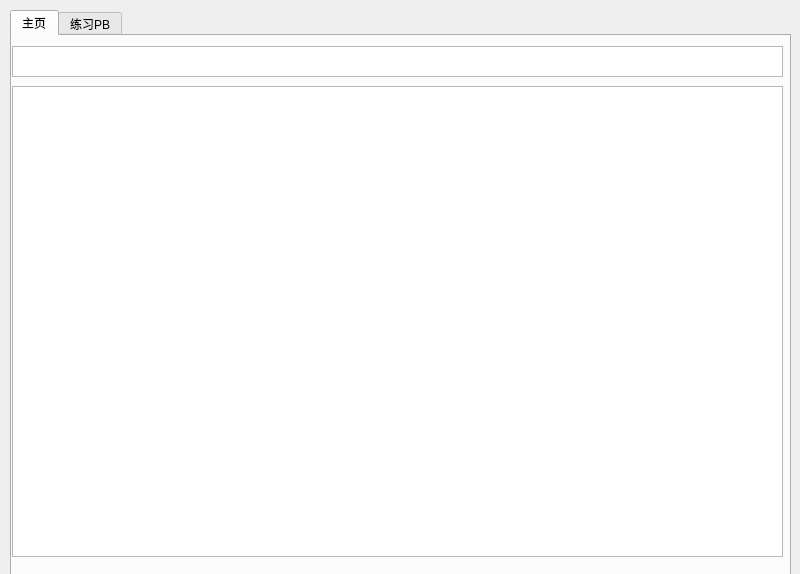
<?xml version="1.0" encoding="UTF-8"?>
<ui version="4.0">
 <class>MainOtherWindow</class>
 <widget class="QMainWindow" name="MainOtherWindow">
  <property name="geometry">
   <rect>
    <x>0</x>
    <y>0</y>
    <width>800</width>
    <height>574</height>
   </rect>
  </property>
  <property name="windowTitle">
   <string>主页</string>
  </property>
  <widget class="QWidget" name="centralwidget">
   <widget class="QTabWidget" name="tabWidget">
    <property name="geometry">
     <rect>
      <x>10</x>
      <y>10</y>
      <width>781</width>
      <height>601</height>
     </rect>
    </property>
    <property name="currentIndex">
     <number>0</number>
    </property>
    <widget class="QWidget" name="tab">
     <attribute name="title">
      <string>主页</string>
     </attribute>
     <widget class="QTableWidget" name="tableWidget">
      <property name="geometry">
       <rect>
        <x>0</x>
        <y>50</y>
        <width>771</width>
        <height>471</height>
       </rect>
      </property>
     </widget>
     <widget class="QTableWidget" name="tableWidget_2">
      <property name="geometry">
       <rect>
        <x>0</x>
        <y>10</y>
        <width>771</width>
        <height>31</height>
       </rect>
      </property>
     </widget>
    </widget>
    <widget class="QWidget" name="tab_2">
     <attribute name="title">
      <string>练习PB</string>
     </attribute>
     <widget class="QTableWidget" name="tableWidget_3">
      <property name="geometry">
       <rect>
        <x>0</x>
        <y>10</y>
        <width>771</width>
        <height>521</height>
       </rect>
      </property>
     </widget>
    </widget>
   </widget>
  </widget>
 </widget>
 <resources/>
 <connections/>
</ui>
